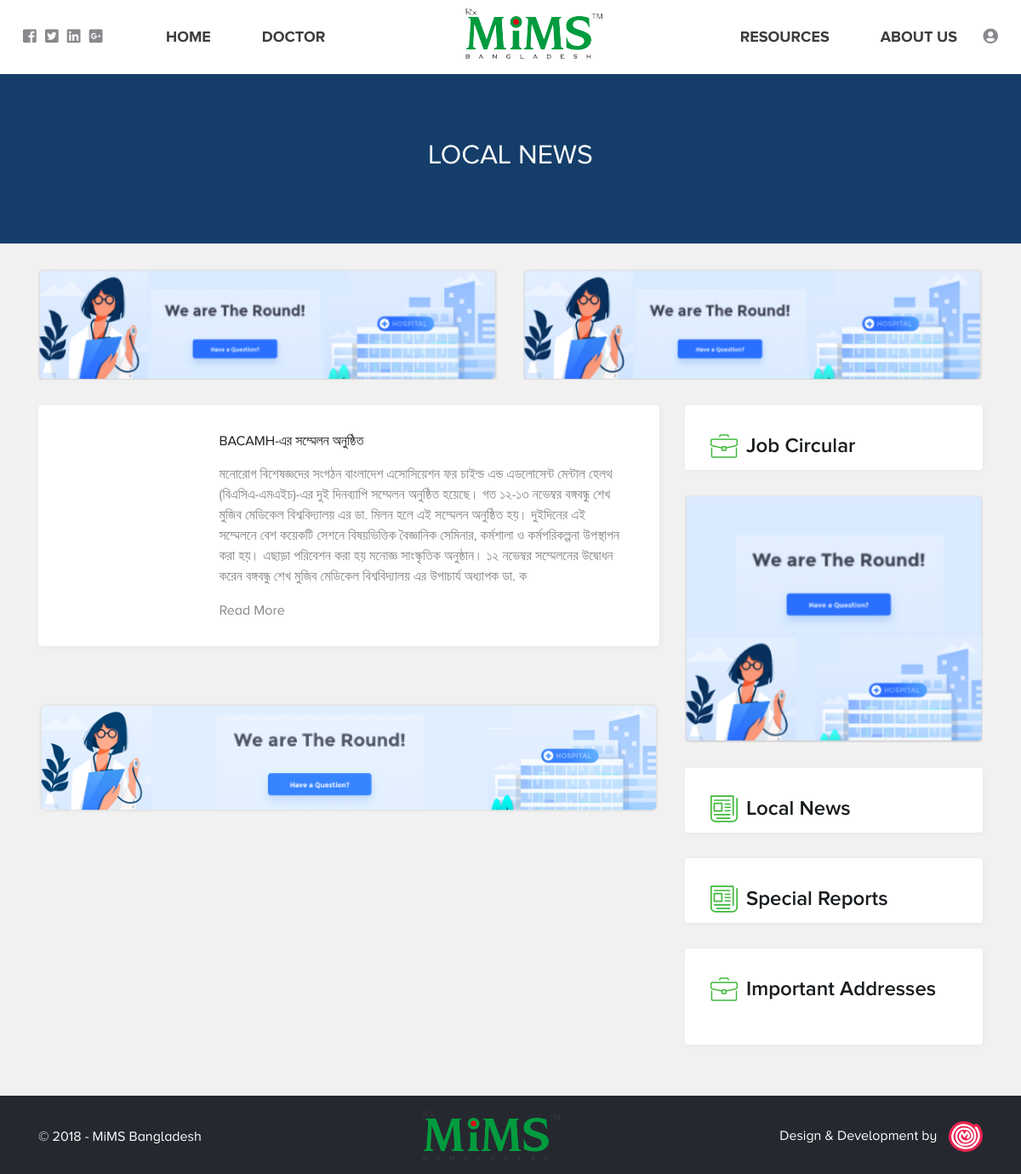
The page /index.php/news/getAllLocalNews on the database as committed earlier.
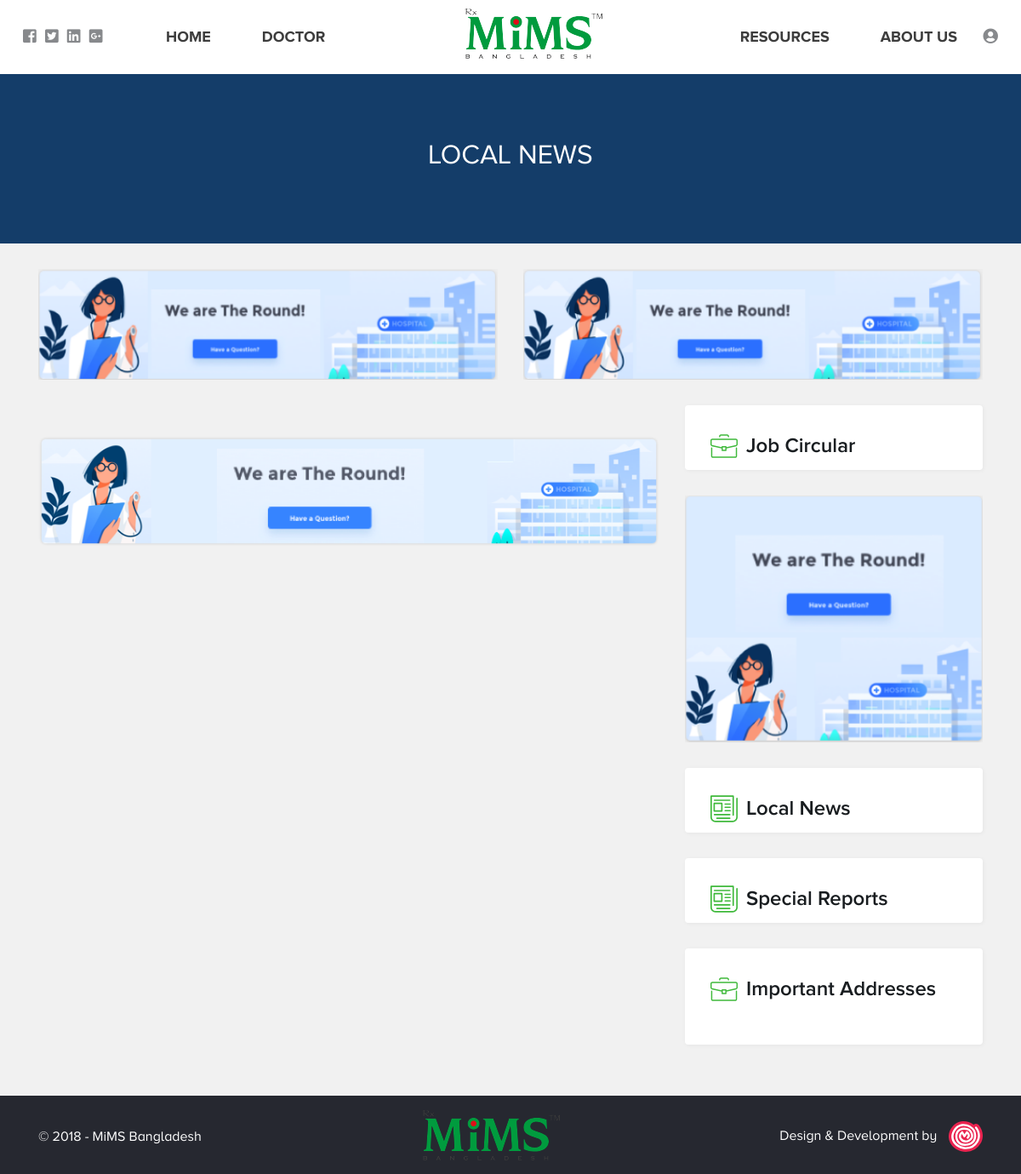
The same page on the database as committed later.
### tables this page shows
CREATE TABLE `mims_newsInformation` (
  `ID` bigint(20) NOT NULL,
  `Title` varchar(200) NOT NULL,
  `Description` text NOT NULL,
  `ImagePath` varchar(200) DEFAULT NULL,
  `PublishDateTime` datetime DEFAULT NULL,
  `UnpublishedDateTime` datetime DEFAULT NULL,
  `CreatedBy` bigint(20) NOT NULL,
  `LastUpdate` timestamp NOT NULL DEFAULT CURRENT_TIMESTAMP,
  `IsActive` tinyint(1) NOT NULL DEFAULT '1'
);

### application/controllers/News.php (called while the page is built, shortened)
<?php defined('BASEPATH') OR exit('No direct script access allowed');
class News extends CI_Controller {
    public function __construct() {
        $this->load->model('NewsInformation_model');
    }
    public function getAllLocalNews() {
        $data = array();
        list($data['AllNews'], $data['TotalNews']) = $this->NewsInformation_model->getAllActiveNewsInformation();
        $this->load->view('front-end/header');
        $this->load->view('js/frontend-common-script');
        $this->load->view('js/frontend-news-script');
        $this->load->view('front-end/local-news', $data);
        $this->load->view('front-end/footer');
    }
}

### index.php (called while the page is built, shortened)
<?php
require_once BASEPATH.'core/CodeIgniter.php';

### application/models/NewsInformation_model.php (called while the page is built, shortened)
<?php if ( ! defined('BASEPATH')) exit('No direct script access allowed');
class NewsInformation_model extends GeneralData_model {
    public function getAllActiveNewsInformation() {
        $this->db->select('n.ID, n.Title, n.Description, n.ImagePath, n.PublishDateTime, n.UnpublishedDateTime, n.IsActive');
        $this->db->from('newsInformation AS n');
        $this->db->where('n.PublishDateTime <=', date('Y-m-d H:i:s'));
        $this->db->where('n.UnpublishedDateTime >=', date('Y-m-d H:i:s'));
        $this->db->where('n.IsActive', 1);
        $this->db->limit(config_item('per_page_news_information_number'));
        $result = $this->db->get()->result_array();
        $news_information = array();
        $total = 0;
        foreach ($result AS $info) {
            $info['UnpublishedDateTime'] = substr($info['UnpublishedDateTime'], 0, 10);
            $info['PublishDateTime'] = substr($info['PublishDateTime'], 0, 10);
            $temp = explode('-', $info['UnpublishedDateTime']);
            $mktime_value = mktime(0, 0, 0, $temp[1], $temp[2], $temp[0]);
            $info['UnpublishedDateTime'] = count($temp) == 3 ? date("dS F Y", $mktime_value) : '';
            $temp = explode('-', $info['PublishDateTime']);
            $mktime_value = mktime(0, 0, 0, $temp[1], $temp[2], $temp[0]);
            $info['PublishDateTime'] = count($temp) == 3 ? date("dS F Y", $mktime_value) : '';
            $news_information[$total++] = $info;
        }
        $this->db->select('n.ID');
        $this->db->from('newsInformation AS n');
        $this->db->where('n.IsActive', 1);
        $result = $this->db->get()->result_array();
        return array($news_information, count($result));
    }
}

### application/views/front-end/local-news.php (the view, shortened to what the changed rows need)
<div class="banner title-banner d-md-flex d-none">
    <h2>Local News</h2>
</div>
<div class="container">
    <div class="row">
        <div class="col-md-8 col-12">
            <div class="news-list container">
                <?php
                foreach ($AllNews AS $news) {
                    echo '<div class="news-item row">
                    <div class="news-thumb col-3">
                        <img src="'.base_url('NewsImages/'.$news['ImagePath']).'" alt="">
                    </div>
                    <div class="news-info col-9">
                        <a class="news-title" href="'.site_url('News/showIndividualNewsDetail?NewsID='.$news['ID']).'">'.$news['Title'].'</a>
                        <p class="news-summary">'.$news['Description'].'</p>
                        <a href="'.site_url('News/showIndividualNewsDetail?NewsID='.$news['ID']).'" class="read-more">Read More</a>
                    </div>
                </div>';
                }
                ?>
            </div>
        </div>
    </div>
</div>

Rows that differ between the two databases and show on the page:
removed mims_newsinformation: Title "BACAMH-এর সম্মেলন অনুষ্ঠিত", Description "মনোরোগ বিশেষজ্ঞদের সংগঠন বাংলাদেশ এসোসিয়েশন ফর চাইল্ড এন্ড এডলোসেন্ট মেন্টাল হেলথ (বিএসিএ-এমএইচ)-এর দুই দিনব্যাপি সম্মেলন অনুষ্ঠিত হয়েছে। গত ১২-১৩ নভেম্বর বঙ্গবন্ধু শেখ মুজিব মেডিকেল বিশ্ববিদ্যালয় এর ডা. মিলন হলে এই সম্মেলন অনুষ্ঠিত হয়। দুইদিনের এই সম্মেলনে বেশ কয়েকটি সেশনে বিষয়ভিত্তিক বৈজ্ঞানিক সেমিনার, কর্মশালা ও কর্মপরিকল্পনা উপস্থাপন করা হয়। এছাড়া পরিবেশন করা হয় মনোজ্ঞ সাংস্কৃতিক অনুষ্ঠান। ১২ নভেম্বর সম্মেলনের উদ্বোধন করেন বঙ্গবন্ধু শেখ মুজিব মেডিকেল বিশ্ববিদ্যালয় এর উপাচার্য অধ্যাপক ডা. ক"
